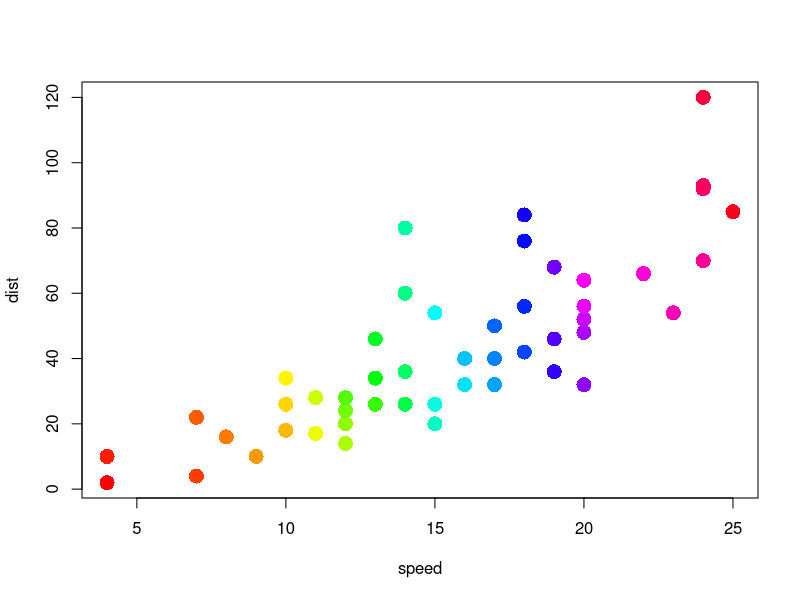

Write R code to recreate this figure.
## ---- chunk 1
plot(cars,col=rainbow(50),pch=16,cex=2)

